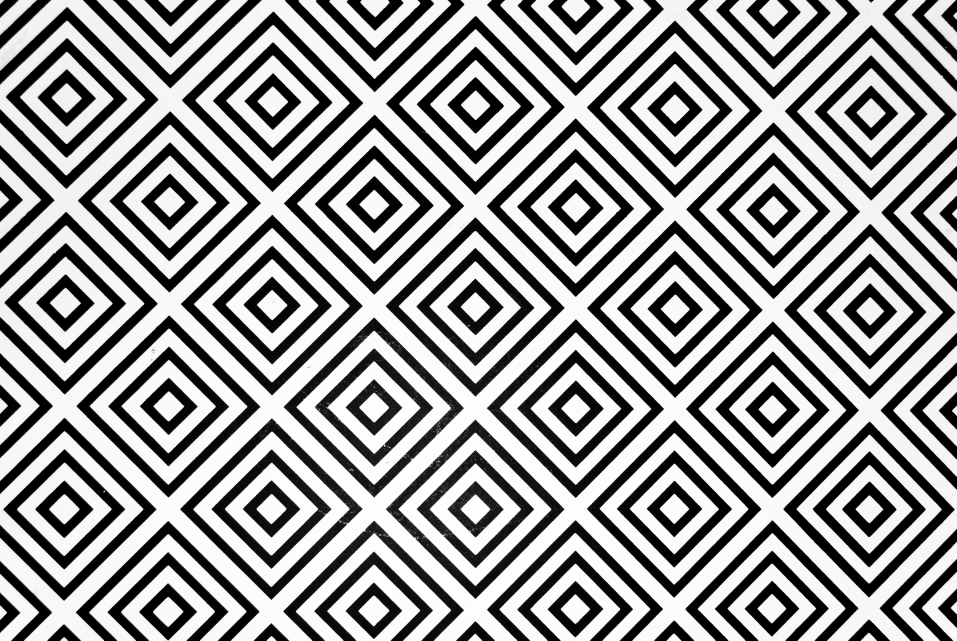
#> input picture src/lab3/images/1.jpg, 957 x 641 px, found by its file name
$ python 3_1.py   (older library calls are emulated)
#> lines starting #> are read from the running program, lines starting #| are printed output that depends on the picture; after the words box and inside, x2 and y2 are one past the last pixel; in counts of white or black regions, pixels touching at a corner belong together
"""
Протестировать работу оператора Собеля на изображениях клетки
(вертикальные и горизонтальные линии) и косой штриховки.
Протестировать работу фильтра Лапласа на тех же изображениях.
"""
import cv2
import numpy as np


#Открытие чб картинки на 7 секунд
img1 = cv2.imread(
    r"D:\pythonprograms\techvision\techvision_etu_2025\src\lab3\images\1.jpg", # путь до изображения
    flags=cv2.IMREAD_REDUCED_GRAYSCALE_4 # параметр(ы) чтения
)
#> img1 is the input picture: shape (641, 957); min 0, max 255, mean 150.2
img2 = cv2.imread(
    r"D:\pythonprograms\techvision\techvision_etu_2025\src\lab3\images\2.jpg", # путь до изображения
    flags=cv2.IMREAD_REDUCED_GRAYSCALE_4 # параметр(ы) чтения
)
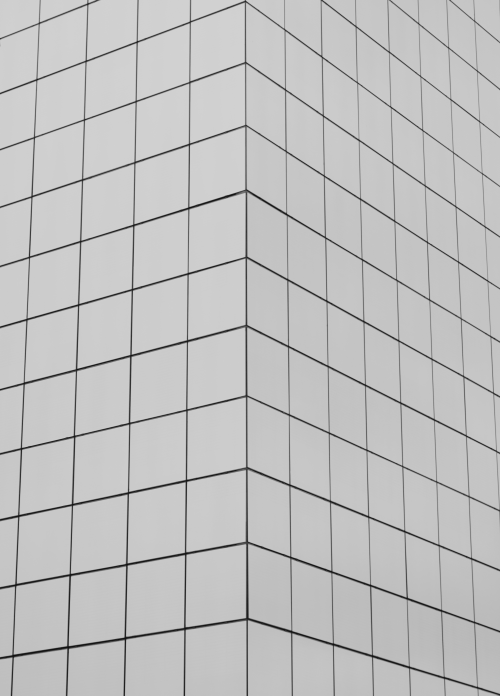
#> input picture src/lab3/images/2.jpg, 1000 x 1391 px, found by its file name (shown at 1/2 size)
#> img2 is the input picture: shape (1391, 1000); min 12, max 211, mean 192.1
img3 = cv2.imread(
    r"D:\pythonprograms\techvision\techvision_etu_2025\src\lab3\images\3.jpg", # путь до изображения
    flags=cv2.WINDOW_AUTOSIZE # параметр(ы) чтения
)
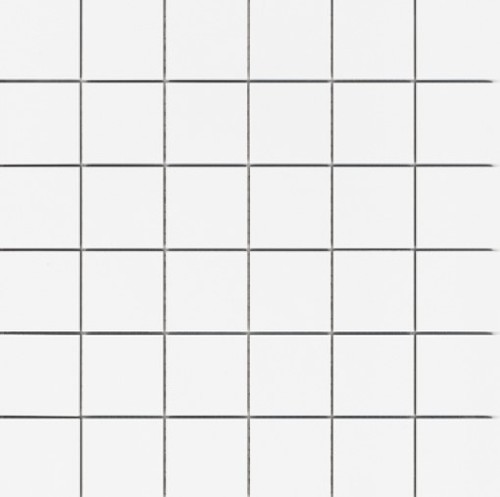
#> input picture src/lab3/images/3.jpg, 500 x 497 px, found by its file name
#> img3 is the input picture: shape (497, 500, 3); mean B, G, R 235.7, 235.8, 235.9
#Создание окна для отображения:
cv2.namedWindow(
    "chb1", # имя окна
    flags=cv2.WINDOW_AUTOSIZE # параметр(ы) окна
)
#Отображение изображения в окне:
cv2.imshow(
    "chb1", # имя окна
    img1 # переменная, содержащая изображение
)
#Функция ожидания нажатия на клавишу:
key = cv2.waitKey(
    2000 # время ожидания нажатия
)
#> (key Esc is pressed here)
#Закрытие окна:
cv2.destroyWindow (
    "chb1" # имя окна
)
sob1 = cv2.Sobel (
    img1, # исходное изображение
    cv2.CV_64F, # глубина х2
    dx=0, # порядок производной по X
    dy=1, # порядок производной по Y
    ksize=3, # размер ядра
    scale=1, # масштаб
    delta=0, # смещение
    borderType=cv2.BORDER_DEFAULT # тип границы
)

dst1 = cv2.Laplacian(
    img1, # исходное изображение
    cv2.CV_64F, # глубина х2
    ksize=5, # размер ядра
    scale=2, # масштаб
    delta=0, # смещение
    borderType=cv2.BORDER_DEFAULT # тип границы
)

cv2.imshow(
    "chb1",
    sob1
)
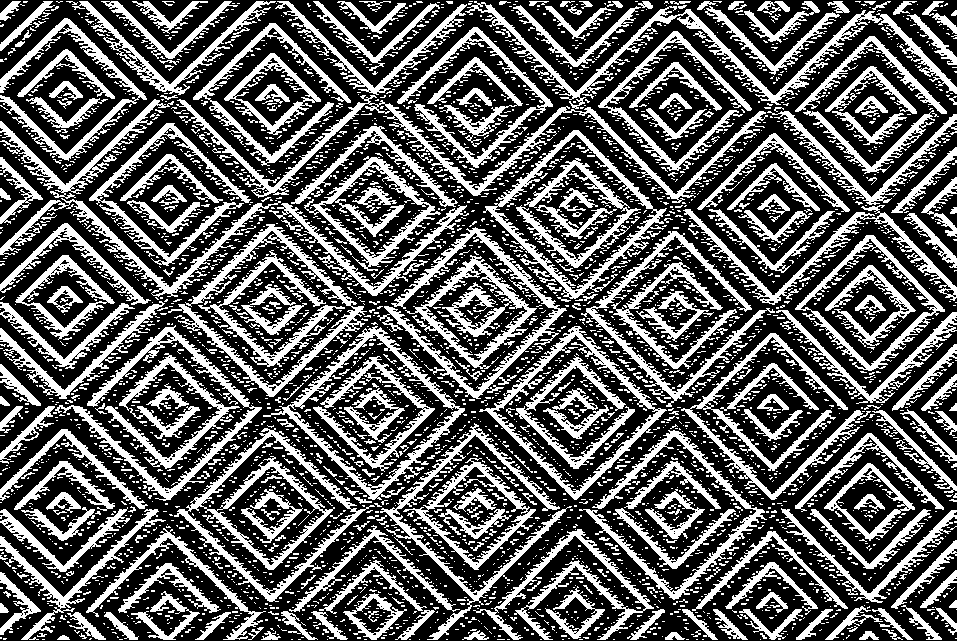
#> window 'chb1': shape (641, 957); 36.6% white; 4334 white regions (3918 under 20 px), largest, box (x1, y1, x2, y2) and area: (174, 428, 375, 602) 5416, (176, 95, 768, 203) 5403, (465, 1, 882, 109) 4427

key = cv2.waitKey(
    2000 # время ожидания нажатия
)
#> (key Esc is pressed here)
cv2.destroyAllWindows()
#--------------------------------------------------------------------
#Создание окна для отображения:
cv2.namedWindow(
    "chb2", # имя окна
    flags=cv2.WINDOW_AUTOSIZE # параметр(ы) окна
)
#Отображение изображения в окне:
cv2.imshow(
    "chb2", # имя окна
    img2 # переменная, содержащая изображение
)
#Функция ожидания нажатия на клавишу:
key = cv2.waitKey(
    2000 # время ожидания нажатия
)
#> (key Esc is pressed here)
#Закрытие окна:
cv2.destroyWindow (
    "chb2" # имя окна
)

dst2 = cv2.Laplacian(
    img2, # исходное изображение
    cv2.CV_64F, # глубина х2
    ksize=5, # размер ядра
    scale=2, # масштаб
    delta=50, # смещение
    borderType=cv2.BORDER_DEFAULT # тип границы
)
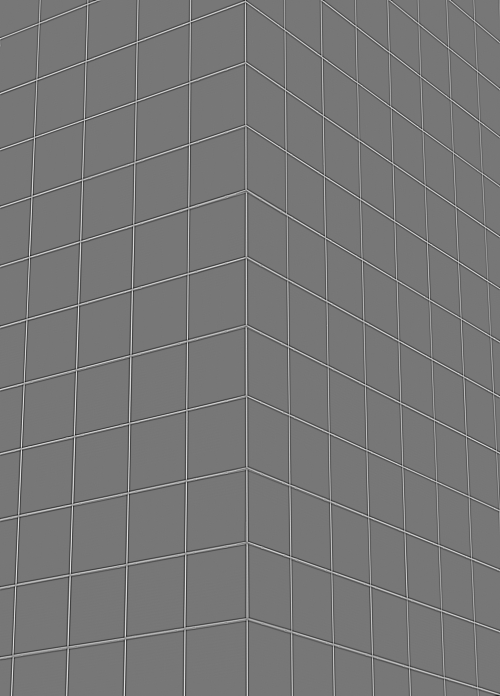
#> dst2: shape (1391, 1000) float64 (shown at 1/2 size); min -9462, max 10866, mean 50; drawn with min black and max white

cv2.imshow(
    "chb2",
    dst2
)
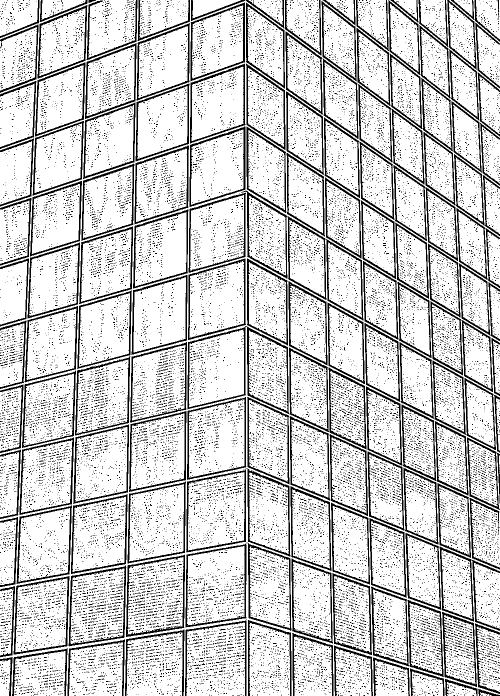
#> window 'chb2': shape (1391, 1000) (shown at 1/2 size); 81% white; 23519 black regions (23244 under 20 px), largest, box (x1, y1, x2, y2) and area: (375, 652, 578, 828) 3270, (252, 1109, 370, 1274) 1962, (137, 1131, 253, 1293) 1844

key = cv2.waitKey(
    2000 # время ожидания нажатия
)
#> (key Esc is pressed here)
cv2.destroyAllWindows()


#Создание окна для отображения:
cv2.namedWindow(
    "chb3", # имя окна
    flags=cv2.WINDOW_AUTOSIZE # параметр(ы) окна
)
#Отображение изображения в окне:
cv2.imshow(
    "chb3", # имя окна
    img3 # переменная, содержащая изображение
)
#Функция ожидания нажатия на клавишу:
key = cv2.waitKey(
    2000 # время ожидания нажатия
)
#> (key Esc is pressed here)
#Закрытие окна:
cv2.destroyWindow (
    "chb3" # имя окна
)

dst3 = cv2.Laplacian(
    img3, # исходное изображение
    cv2.CV_64F, # глубина х2
    ksize=5, # размер ядра
    scale=0.5, # масштаб
    delta=0, # смещение
    borderType=cv2.BORDER_DEFAULT # тип границы
)
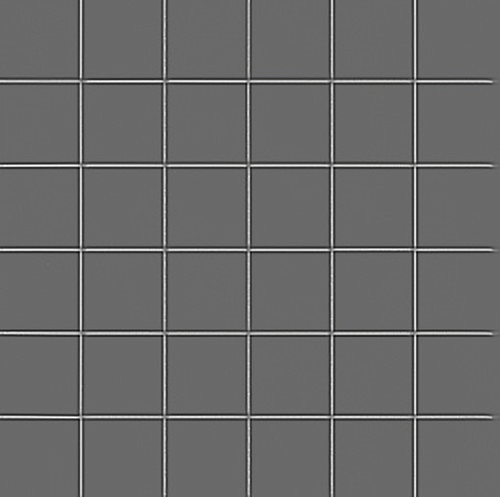
#> dst3: shape (497, 500, 3) float64; mean B, G, R 0, 0, 0; drawn with min black and max white

cv2.imshow(
    "chb3",
    dst3
)
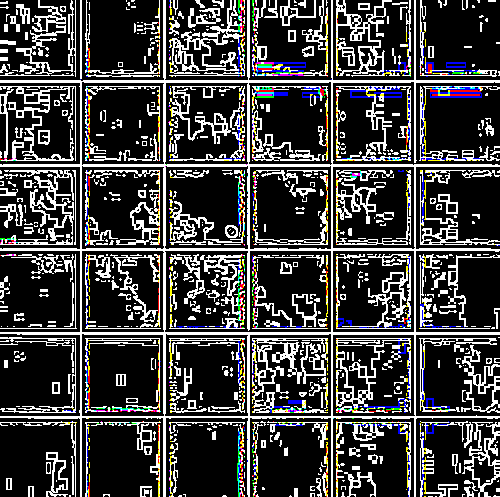
#> window 'chb3': shape (497, 500, 3); mean B, G, R 64.3, 64.3, 64.8

key = cv2.waitKey(
    2000 # время ожидания нажатия
)
#> (key Esc is pressed here)

cv2.waitKey(0)
cv2.destroyAllWindows()
